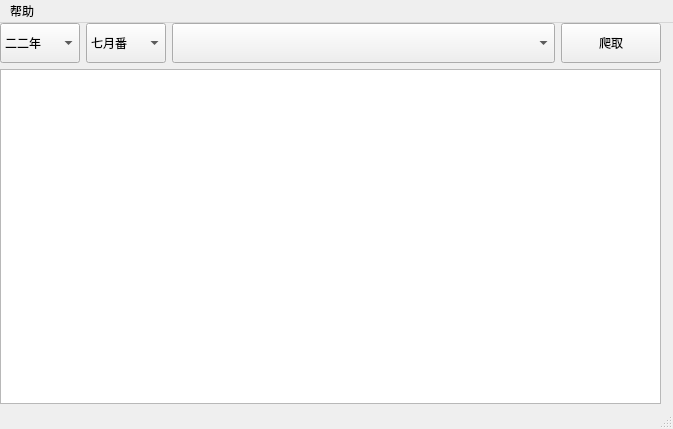
<?xml version="1.0" encoding="UTF-8"?>
<ui version="4.0">
 <class>MainWindow</class>
 <widget class="QMainWindow" name="MainWindow">
  <property name="geometry">
   <rect>
    <x>0</x>
    <y>0</y>
    <width>673</width>
    <height>429</height>
   </rect>
  </property>
  <property name="windowTitle">
   <string>MainWindow</string>
  </property>
  <widget class="QWidget" name="centralwidget">
   <widget class="QWidget" name="verticalLayoutWidget">
    <property name="geometry">
     <rect>
      <x>0</x>
      <y>0</y>
      <width>661</width>
      <height>381</height>
     </rect>
    </property>
    <layout class="QVBoxLayout" name="verticalLayout">
     <item>
      <layout class="QHBoxLayout" name="horizontalLayout">
       <item>
        <widget class="QComboBox" name="comboBox_3">
         <property name="minimumSize">
          <size>
           <width>0</width>
           <height>40</height>
          </size>
         </property>
         <property name="maximumSize">
          <size>
           <width>80</width>
           <height>16777215</height>
          </size>
         </property>
         <item>
          <property name="text">
           <string>二二年</string>
          </property>
         </item>
        </widget>
       </item>
       <item>
        <widget class="QComboBox" name="comboBox_2">
         <property name="minimumSize">
          <size>
           <width>0</width>
           <height>40</height>
          </size>
         </property>
         <property name="maximumSize">
          <size>
           <width>80</width>
           <height>16777215</height>
          </size>
         </property>
         <item>
          <property name="text">
           <string>七月番</string>
          </property>
         </item>
         <item>
          <property name="text">
           <string>四月番</string>
          </property>
         </item>
        </widget>
       </item>
       <item>
        <widget class="QComboBox" name="comboBox">
         <property name="minimumSize">
          <size>
           <width>300</width>
           <height>40</height>
          </size>
         </property>
         <property name="font">
          <font>
           <family>宋体</family>
           <pointsize>10</pointsize>
          </font>
         </property>
         <property name="layoutDirection">
          <enum>Qt::LeftToRight</enum>
         </property>
        </widget>
       </item>
       <item>
        <widget class="QPushButton" name="pushButton">
         <property name="minimumSize">
          <size>
           <width>0</width>
           <height>40</height>
          </size>
         </property>
         <property name="maximumSize">
          <size>
           <width>100</width>
           <height>16777215</height>
          </size>
         </property>
         <property name="text">
          <string>爬取</string>
         </property>
        </widget>
       </item>
      </layout>
     </item>
     <item>
      <widget class="QTextBrowser" name="textBrowser">
       <property name="html">
        <string>&lt;!DOCTYPE HTML PUBLIC &quot;-//W3C//DTD HTML 4.0//EN&quot; &quot;http://www.w3.org/TR/REC-html40/strict.dtd&quot;&gt;
&lt;html&gt;&lt;head&gt;&lt;meta name=&quot;qrichtext&quot; content=&quot;1&quot; /&gt;&lt;style type=&quot;text/css&quot;&gt;
p, li { white-space: pre-wrap; }
&lt;/style&gt;&lt;/head&gt;&lt;body style=&quot; font-family:'SimSun'; font-size:9pt; font-weight:400; font-style:normal;&quot;&gt;
&lt;p style=&quot;-qt-paragraph-type:empty; margin-top:0px; margin-bottom:0px; margin-left:0px; margin-right:0px; -qt-block-indent:0; text-indent:0px;&quot;&gt;&lt;br /&gt;&lt;/p&gt;&lt;/body&gt;&lt;/html&gt;</string>
       </property>
      </widget>
     </item>
    </layout>
   </widget>
  </widget>
  <widget class="QMenuBar" name="menubar">
   <property name="geometry">
    <rect>
     <x>0</x>
     <y>0</y>
     <width>673</width>
     <height>22</height>
    </rect>
   </property>
   <widget class="QMenu" name="menu">
    <property name="title">
     <string>帮助</string>
    </property>
    <addaction name="action"/>
    <addaction name="action_2"/>
   </widget>
   <addaction name="menu"/>
  </widget>
  <widget class="QStatusBar" name="statusbar"/>
  <action name="action">
   <property name="text">
    <string>番剧更新时间</string>
   </property>
  </action>
  <action name="action_2">
   <property name="text">
    <string>使用说明</string>
   </property>
  </action>
 </widget>
 <resources/>
 <connections/>
</ui>
